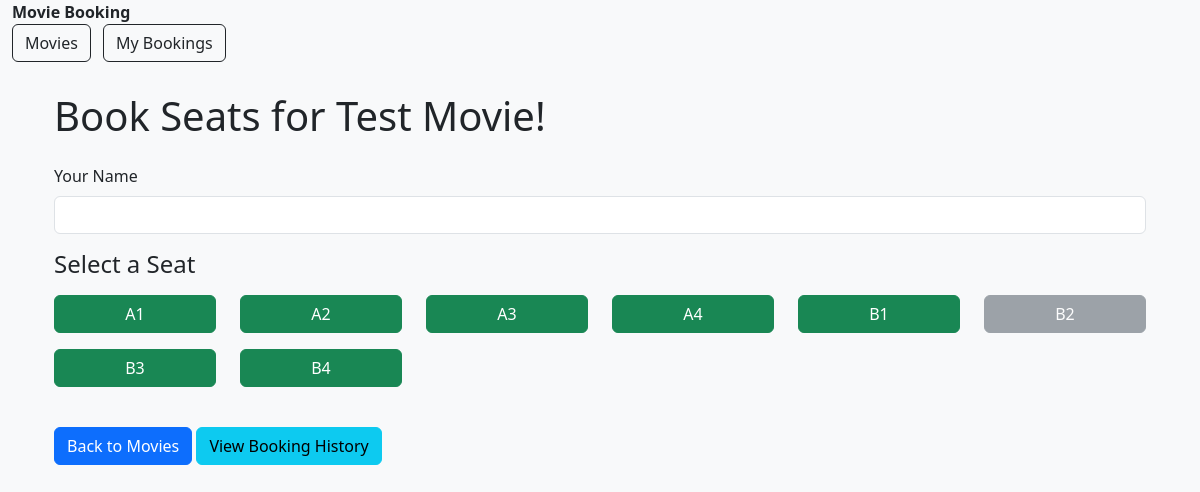
/book/2/, run on the app's committed database.
### bookings/models.py (models this page shows)
class Movie(models.Model):
    title = models.CharField(max_length=200)
    description = models.TextField(blank=True)
    release_date = models.DateField()
    duration = models.PositiveIntegerField()

class Seat(models.Model):
    seat_number = models.CharField(max_length=5)
    booking_status = models.BooleanField()

### bookings/views.py (the view, shortened to what this page needs)
# urls.py: path('book/<int:movie_id>/', views.book_seat, name='book_seat'),
def book_seat(request, movie_id):
    movie = get_object_or_404(Movie, id=movie_id)
    seats = Seat.objects.all()
    return render(request, "bookings/seat_booking.html", {
        "movie": movie,
        "seats": seats
    })

### bookings/templates/bookings/seat_booking.html (shortened to what this page needs)
{% extends "bookings/base.html" %}
{% block content %}
<div class="container mt-4">
    <h1 class="mb-4">Book Seats for {{ movie.title }}</h1>
    <form method="post">
        <div class="mb-3">
            <label class="form-label">Your Name</label>
            <input type="text" name="user" class="form-control" required>
        </div>
        <h4 class="mb-3">Select a Seat</h4>
        <div class="row">
            {% for seat in seats %}
                <div class="col-md-2 col-3 mb-3">
                    {% if seat.booking_status %}
                        <button type="button"
                                class="btn btn-secondary w-100"
                                disabled>
                            {{ seat.seat_number }}
                        </button>
                    {% else %}
                        <button type="submit"
                                name="seat_number"
                                value="{{ seat.seat_number }}"
                                class="btn btn-success w-100">
                            {{ seat.seat_number }}
                        </button>
                    {% endif %}
                </div>
            {% endfor %}
        </div>
    </form>
    <div class="mt-4">
        <a href="{% url 'movie_list' %}" class="btn btn-primary">Back to Movies</a>
        <a href="{% url 'booking_history' %}" class="btn btn-info">View Booking History</a>
    </div>
</div>
{% endblock %}

### bookings/templates/bookings/base.html (style rules this page uses)
body { background-color: #f8f9fa; }
.container { margin-top: 30px; }

### data on the page
Movie: title "Test Movie!"
Seat: seat_number "A1"
Seat: seat_number "A2"
Seat: seat_number "A3"
Seat: seat_number "A4"
Seat: seat_number "B1"
Seat: seat_number "B2"
Seat: seat_number "B3"
Seat: seat_number "B4"
